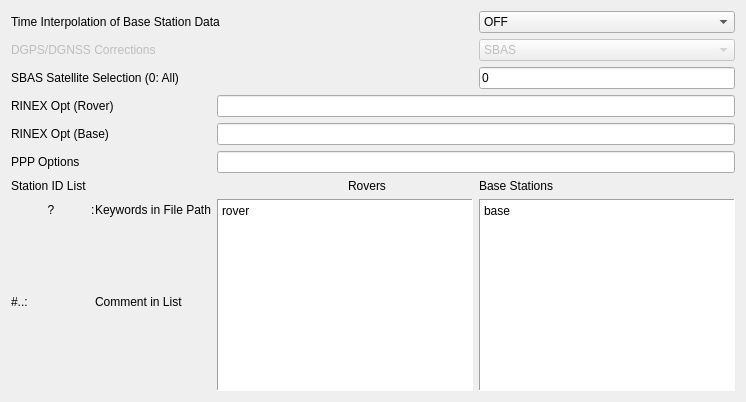
     <widget class="QWidget" name="TabSheet6">
      <property name="toolTip">
       <string/>
      </property>
      <attribute name="title">
       <string>&amp;Misc</string>
      </attribute>
      <layout class="QGridLayout" name="gridLayout_9">
       <item row="7" column="0">
        <widget class="QWidget" name="Panel1" native="true">
         <property name="enabled">
          <bool>true</bool>
         </property>
         <property name="sizePolicy">
          <sizepolicy hsizetype="Preferred" vsizetype="Preferred">
           <horstretch>0</horstretch>
           <verstretch>0</verstretch>
          </sizepolicy>
         </property>
         <property name="toolTip">
          <string/>
         </property>
         <property name="layoutDirection">
          <enum>Qt::LeftToRight</enum>
         </property>
         <property name="text" stdset="0">
          <string/>
         </property>
         <layout class="QGridLayout" name="gridLayout_12">
          <property name="leftMargin">
           <number>0</number>
          </property>
          <property name="topMargin">
           <number>0</number>
          </property>
          <property name="rightMargin">
           <number>0</number>
          </property>
          <property name="spacing">
           <number>0</number>
          </property>
          <item row="0" column="0">
           <widget class="QPushButton" name="BtnHelp">
            <property name="enabled">
             <bool>true</bool>
            </property>
            <property name="toolTip">
             <string/>
            </property>
            <property name="text">
             <string>?</string>
            </property>
            <property name="flat">
             <bool>true</bool>
            </property>
           </widget>
          </item>
          <item row="0" column="1">
           <widget class="QLabel" name="Label46">
            <property name="enabled">
             <bool>true</bool>
            </property>
            <property name="toolTip">
             <string/>
            </property>
            <property name="text">
             <string>:</string>
            </property>
           </widget>
          </item>
          <item row="0" column="2">
           <widget class="QLabel" name="Label62">
            <property name="enabled">
             <bool>true</bool>
            </property>
            <property name="toolTip">
             <string/>
            </property>
            <property name="text">
             <string>Keywords in File Path</string>
            </property>
           </widget>
          </item>
          <item row="1" column="0" colspan="2">
           <widget class="QLabel" name="Label43">
            <property name="enabled">
             <bool>true</bool>
            </property>
            <property name="toolTip">
             <string/>
            </property>
            <property name="text">
             <string>#..:</string>
            </property>
           </widget>
          </item>
          <item row="1" column="2">
           <widget class="QLabel" name="Label65">
            <property name="enabled">
             <bool>true</bool>
            </property>
            <property name="toolTip">
             <string/>
            </property>
            <property name="text">
             <string>Comment in List</string>
            </property>
           </widget>
          </item>
         </layout>
        </widget>
       </item>
       <item row="0" column="0" colspan="3">
        <widget class="QLabel" name="Label41">
         <property name="enabled">
          <bool>true</bool>
         </property>
         <property name="toolTip">
          <string/>
         </property>
         <property name="text">
          <string>Time Interpolation of Base Station Data</string>
         </property>
        </widget>
       </item>
       <item row="0" column="3">
        <widget class="QComboBox" name="IntpRefObs">
         <property name="enabled">
          <bool>true</bool>
         </property>
         <property name="toolTip">
          <string/>
         </property>
         <item>
          <property name="text">
           <string>OFF</string>
          </property>
         </item>
         <item>
          <property name="text">
           <string>ON</string>
          </property>
         </item>
        </widget>
       </item>
       <item row="1" column="0" colspan="2">
        <widget class="QLabel" name="Label42">
         <property name="enabled">
          <bool>false</bool>
         </property>
         <property name="toolTip">
          <string/>
         </property>
         <property name="text">
          <string>DGPS/DGNSS Corrections</string>
         </property>
        </widget>
       </item>
       <item row="1" column="3">
        <widget class="QComboBox" name="ComboBox1">
         <property name="enabled">
          <bool>false</bool>
         </property>
         <property name="toolTip">
          <string/>
         </property>
         <item>
          <property name="text">
           <string>SBAS</string>
          </property>
         </item>
         <item>
          <property name="text">
           <string>RTCM</string>
          </property>
         </item>
        </widget>
       </item>
       <item row="2" column="0" colspan="3">
        <widget class="QLabel" name="Label40">
         <property name="enabled">
          <bool>true</bool>
         </property>
         <property name="toolTip">
          <string/>
         </property>
         <property name="text">
          <string>SBAS Satellite Selection (0: All) </string>
         </property>
        </widget>
       </item>
       <item row="2" column="3">
        <widget class="QLineEdit" name="SbasSat">
         <property name="enabled">
          <bool>true</bool>
         </property>
         <property name="toolTip">
          <string/>
         </property>
         <property name="text">
          <string>0</string>
         </property>
        </widget>
       </item>
       <item row="3" column="0">
        <widget class="QLabel" name="Label60">
         <property name="enabled">
          <bool>true</bool>
         </property>
         <property name="toolTip">
          <string/>
         </property>
         <property name="text">
          <string>RINEX Opt (Rover)</string>
         </property>
        </widget>
       </item>
       <item row="3" column="1" colspan="3">
        <widget class="QLineEdit" name="RnxOpts1">
         <property name="enabled">
          <bool>true</bool>
         </property>
         <property name="toolTip">
          <string/>
         </property>
         <property name="text">
          <string/>
         </property>
        </widget>
       </item>
       <item row="4" column="0">
        <widget class="QLabel" name="Label12">
         <property name="enabled">
          <bool>true</bool>
         </property>
         <property name="toolTip">
          <string/>
         </property>
         <property name="text">
          <string>RINEX Opt (Base)</string>
         </property>
        </widget>
       </item>
       <item row="4" column="1" colspan="3">
        <widget class="QLineEdit" name="RnxOpts2">
         <property name="enabled">
          <bool>true</bool>
         </property>
         <property name="toolTip">
          <string/>
         </property>
         <property name="text">
          <string/>
         </property>
        </widget>
       </item>
       <item row="5" column="0">
        <widget class="QLabel" name="Label23">
         <property name="enabled">
          <bool>true</bool>
         </property>
         <property name="toolTip">
          <string/>
         </property>
         <property name="text">
          <string>PPP Options</string>
         </property>
        </widget>
       </item>
       <item row="5" column="1" colspan="3">
        <widget class="QLineEdit" name="PPPOpts">
         <property name="enabled">
          <bool>true</bool>
         </property>
         <property name="toolTip">
          <string/>
         </property>
         <property name="text">
          <string/>
         </property>
        </widget>
       </item>
       <item row="6" column="0">
        <widget class="QLabel" name="Label45">
         <property name="enabled">
          <bool>true</bool>
         </property>
         <property name="toolTip">
          <string/>
         </property>
         <property name="text">
          <string>Station ID List</string>
         </property>
        </widget>
       </item>
       <item row="6" column="2">
        <widget class="QLabel" name="Label19">
         <property name="enabled">
          <bool>true</bool>
         </property>
         <property name="toolTip">
          <string/>
         </property>
         <property name="text">
          <string>Rovers</string>
         </property>
        </widget>
       </item>
       <item row="6" column="3">
        <widget class="QLabel" name="Label44">
         <property name="enabled">
          <bool>true</bool>
         </property>
         <property name="toolTip">
          <string/>
         </property>
         <property name="text">
          <string>Base Stations</string>
         </property>
        </widget>
       </item>
       <item row="7" column="1" colspan="2">
        <widget class="QPlainTextEdit" name="RovList">
         <property name="enabled">
          <bool>true</bool>
         </property>
         <property name="toolTip">
          <string/>
         </property>
         <property name="frameShape">
          <enum>QFrame::Panel</enum>
         </property>
         <property name="frameShadow">
          <enum>QFrame::Sunken</enum>
         </property>
         <property name="plainText">
          <string>rover</string>
         </property>
        </widget>
       </item>
       <item row="7" column="3">
        <widget class="QPlainTextEdit" name="BaseList">
         <property name="enabled">
          <bool>true</bool>
         </property>
         <property name="toolTip">
          <string/>
         </property>
         <property name="frameShape">
          <enum>QFrame::Panel</enum>
         </property>
         <property name="frameShadow">
          <enum>QFrame::Sunken</enum>
         </property>
         <property name="plainText">
          <string>base</string>
         </property>
        </widget>
       </item>
      </layout>
     </widget>
